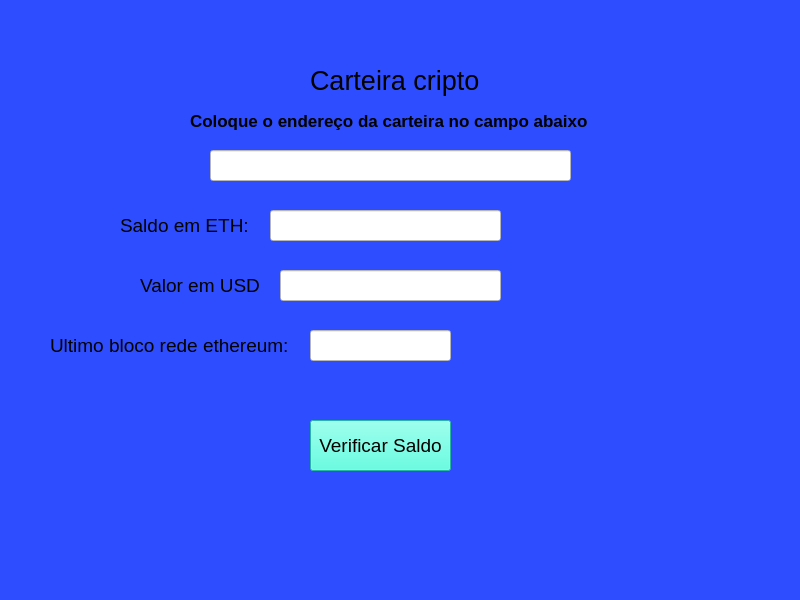
<?xml version="1.0" encoding="UTF-8"?>
<ui version="4.0">
 <class>MainWindow</class>
 <widget class="QMainWindow" name="MainWindow">
  <property name="geometry">
   <rect>
    <x>0</x>
    <y>0</y>
    <width>800</width>
    <height>600</height>
   </rect>
  </property>
  <property name="windowTitle">
   <string>MainWindow</string>
  </property>
  <property name="styleSheet">
   <string notr="true">background-color: rgb(46, 77, 255);</string>
  </property>
  <widget class="QWidget" name="centralwidget">
   <widget class="QLabel" name="label">
    <property name="geometry">
     <rect>
      <x>310</x>
      <y>50</y>
      <width>271</width>
      <height>61</height>
     </rect>
    </property>
    <property name="font">
     <font>
      <pointsize>20</pointsize>
     </font>
    </property>
    <property name="text">
     <string>Carteira cripto</string>
    </property>
   </widget>
   <widget class="QLabel" name="label_2">
    <property name="geometry">
     <rect>
      <x>120</x>
      <y>200</y>
      <width>131</width>
      <height>51</height>
     </rect>
    </property>
    <property name="font">
     <font>
      <pointsize>14</pointsize>
     </font>
    </property>
    <property name="text">
     <string>Saldo em ETH:</string>
    </property>
   </widget>
   <widget class="QLabel" name="label_3">
    <property name="geometry">
     <rect>
      <x>190</x>
      <y>100</y>
      <width>461</width>
      <height>41</height>
     </rect>
    </property>
    <property name="font">
     <font>
      <pointsize>13</pointsize>
      <weight>75</weight>
      <bold>true</bold>
     </font>
    </property>
    <property name="text">
     <string>Coloque o endereço da carteira no campo abaixo</string>
    </property>
   </widget>
   <widget class="QLabel" name="label_4">
    <property name="geometry">
     <rect>
      <x>140</x>
      <y>270</y>
      <width>121</width>
      <height>31</height>
     </rect>
    </property>
    <property name="font">
     <font>
      <pointsize>14</pointsize>
     </font>
    </property>
    <property name="text">
     <string>Valor em USD:</string>
    </property>
   </widget>
   <widget class="QLineEdit" name="lineEdit">
    <property name="geometry">
     <rect>
      <x>210</x>
      <y>150</y>
      <width>361</width>
      <height>31</height>
     </rect>
    </property>
    <property name="styleSheet">
     <string notr="true">background-color: rgb(255, 255, 255);</string>
    </property>
   </widget>
   <widget class="QLineEdit" name="lineEdit_2">
    <property name="geometry">
     <rect>
      <x>270</x>
      <y>210</y>
      <width>231</width>
      <height>31</height>
     </rect>
    </property>
    <property name="styleSheet">
     <string notr="true">background-color: rgb(255, 255, 255);</string>
    </property>
   </widget>
   <widget class="QLineEdit" name="lineEdit_3">
    <property name="geometry">
     <rect>
      <x>280</x>
      <y>270</y>
      <width>221</width>
      <height>31</height>
     </rect>
    </property>
    <property name="styleSheet">
     <string notr="true">background-color: rgb(255, 255, 255);</string>
    </property>
   </widget>
   <widget class="QPushButton" name="pushButton">
    <property name="geometry">
     <rect>
      <x>310</x>
      <y>420</y>
      <width>141</width>
      <height>51</height>
     </rect>
    </property>
    <property name="font">
     <font>
      <pointsize>14</pointsize>
     </font>
    </property>
    <property name="styleSheet">
     <string notr="true">background-color: rgb(58, 255, 222);</string>
    </property>
    <property name="text">
     <string>Verificar Saldo</string>
    </property>
   </widget>
   <widget class="QLineEdit" name="lineEdit_6">
    <property name="geometry">
     <rect>
      <x>310</x>
      <y>330</y>
      <width>141</width>
      <height>31</height>
     </rect>
    </property>
    <property name="styleSheet">
     <string notr="true">background-color: rgb(255, 255, 255);</string>
    </property>
   </widget>
   <widget class="QLabel" name="label_5">
    <property name="geometry">
     <rect>
      <x>50</x>
      <y>330</y>
      <width>241</width>
      <height>31</height>
     </rect>
    </property>
    <property name="font">
     <font>
      <pointsize>14</pointsize>
     </font>
    </property>
    <property name="text">
     <string>Ultimo bloco rede ethereum:</string>
    </property>
   </widget>
   <widget class="QLabel" name="label_6">
    <property name="geometry">
     <rect>
      <x>520</x>
      <y>310</y>
      <width>291</width>
      <height>251</height>
     </rect>
    </property>
    <property name="text">
     <string/>
    </property>
    <property name="pixmap">
     <pixmap>crypto.ico</pixmap>
    </property>
   </widget>
   <zorder>label_6</zorder>
   <zorder>label</zorder>
   <zorder>label_2</zorder>
   <zorder>label_3</zorder>
   <zorder>label_4</zorder>
   <zorder>lineEdit</zorder>
   <zorder>lineEdit_2</zorder>
   <zorder>lineEdit_3</zorder>
   <zorder>pushButton</zorder>
   <zorder>lineEdit_6</zorder>
   <zorder>label_5</zorder>
  </widget>
  <widget class="QMenuBar" name="menubar">
   <property name="geometry">
    <rect>
     <x>0</x>
     <y>0</y>
     <width>800</width>
     <height>21</height>
    </rect>
   </property>
  </widget>
  <widget class="QStatusBar" name="statusbar"/>
 </widget>
 <resources/>
 <connections/>
</ui>
